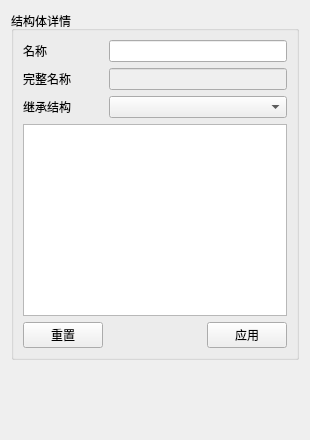
<?xml version="1.0" encoding="UTF-8"?>
<ui version="4.0">
 <class>StructureTypeInformation</class>
 <widget class="QWidget" name="StructureTypeInformation">
  <property name="geometry">
   <rect>
    <x>0</x>
    <y>0</y>
    <width>310</width>
    <height>440</height>
   </rect>
  </property>
  <property name="windowTitle">
   <string>Form</string>
  </property>
  <layout class="QVBoxLayout" name="verticalLayout">
   <item>
    <widget class="QGroupBox" name="groupBox">
     <property name="title">
      <string>结构体详情</string>
     </property>
     <layout class="QGridLayout" name="gridLayout">
      <item row="2" column="0">
       <widget class="QLabel" name="label_3">
        <property name="text">
         <string>继承结构</string>
        </property>
       </widget>
      </item>
      <item row="4" column="0">
       <widget class="QPushButton" name="pushButton">
        <property name="text">
         <string>重置</string>
        </property>
       </widget>
      </item>
      <item row="0" column="0">
       <widget class="QLabel" name="label">
        <property name="text">
         <string>名称</string>
        </property>
       </widget>
      </item>
      <item row="1" column="0">
       <widget class="QLabel" name="label_2">
        <property name="text">
         <string>完整名称</string>
        </property>
       </widget>
      </item>
      <item row="3" column="0" colspan="3">
       <widget class="QTableView" name="tableView_MemberElements"/>
      </item>
      <item row="4" column="1">
       <spacer name="horizontalSpacer">
        <property name="orientation">
         <enum>Qt::Orientation::Horizontal</enum>
        </property>
        <property name="sizeHint" stdset="0">
         <size>
          <width>40</width>
          <height>20</height>
         </size>
        </property>
       </spacer>
      </item>
      <item row="4" column="2">
       <widget class="QPushButton" name="pushButton_2">
        <property name="text">
         <string>应用</string>
        </property>
       </widget>
      </item>
      <item row="0" column="1" colspan="2">
       <widget class="QLineEdit" name="lineEdit_StructureTypeName"/>
      </item>
      <item row="1" column="1" colspan="2">
       <widget class="QLineEdit" name="lineEdit_StructureTypeCompleteName">
        <property name="enabled">
         <bool>false</bool>
        </property>
       </widget>
      </item>
      <item row="2" column="1" colspan="2">
       <widget class="QComboBox" name="comboBox"/>
      </item>
     </layout>
    </widget>
   </item>
   <item>
    <spacer name="verticalSpacer">
     <property name="orientation">
      <enum>Qt::Orientation::Vertical</enum>
     </property>
     <property name="sizeHint" stdset="0">
      <size>
       <width>20</width>
       <height>40</height>
      </size>
     </property>
    </spacer>
   </item>
  </layout>
 </widget>
 <resources/>
 <connections/>
</ui>
